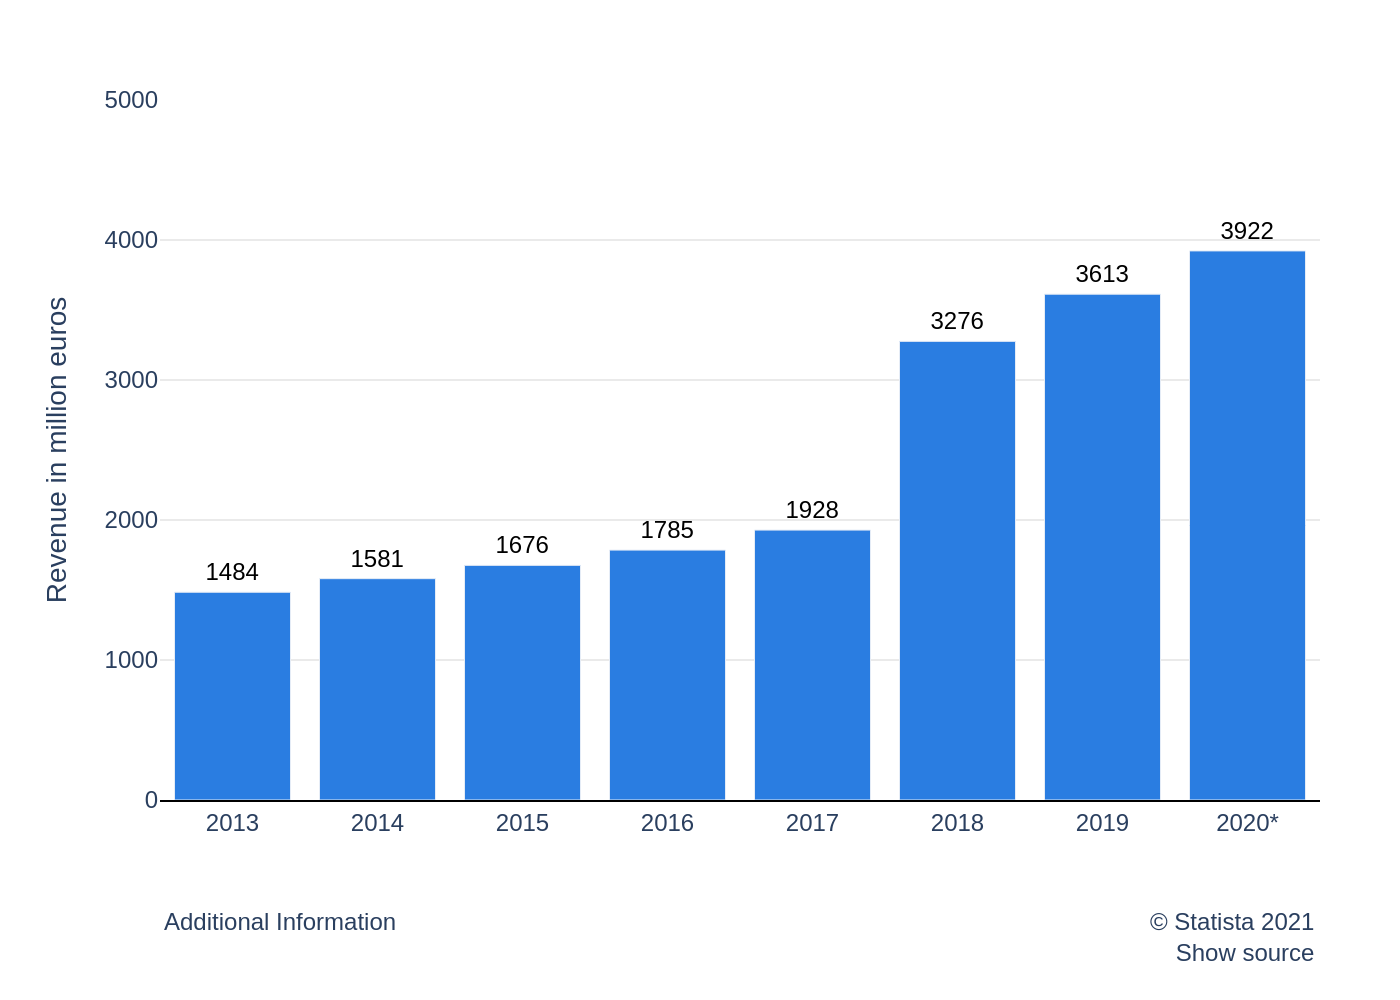

The script that drew this image:
import sys
import json
import pathlib
import plotly.graph_objects as go

# --- 1. Load data from JSON file ---
if len(sys.argv) != 2:
    print("Usage: python generate_chart.py <json_file_path>")
    sys.exit(1)

json_path = pathlib.Path(sys.argv[1])
if not json_path.is_file():
    print(f"Error: JSON file not found at '{json_path}'")
    sys.exit(1)

with open(json_path, 'r', encoding='utf-8') as f:
    chart_config = json.load(f)

# --- 2. Extract data and texts from the loaded JSON ---
chart_data = chart_config.get('chart_data', [])
texts = chart_config.get('texts', {})
colors = chart_config.get('colors', [])

x_values = [item['x'] for item in chart_data]
y_values = [item['y'] for item in chart_data]

# --- 3. Create the Plotly figure ---
fig = go.Figure()

# Add the bar trace
fig.add_trace(go.Bar(
    x=x_values,
    y=y_values,
    text=y_values,
    textposition='outside',
    textfont=dict(
        family="Arial",
        size=12,
        color='black'
    ),
    marker_color=colors[0] if colors else '#1f77b4',
    cliponaxis=False,
    hoverinfo='none'
))

# --- 4. Configure the layout ---
fig.update_layout(
    font=dict(
        family="Arial",
        size=12
    ),
    plot_bgcolor='white',
    paper_bgcolor='white',
    showlegend=False,
    margin=dict(l=80, r=40, t=50, b=100),
    xaxis=dict(
        title_text=texts.get('x_axis_title'),
        showgrid=False,
        showline=True,
        linecolor='black',
        tickfont=dict(size=12)
    ),
    yaxis=dict(
        title_text=texts.get('y_axis_title'),
        showgrid=True,
        gridcolor='#EAEAEA',
        gridwidth=1,
        showline=False,
        zeroline=False,
        range=[0, 5000],
        tickfont=dict(size=12)
    )
)

# --- 5. Add annotations for source/note texts ---
if texts.get("source_left"):
    fig.add_annotation(
        text=texts["source_left"],
        align='left',
        showarrow=False,
        xref='paper',
        yref='paper',
        x=0,
        y=-0.15,
        xanchor='left',
        yanchor='top'
    )

if texts.get("source_right"):
    fig.add_annotation(
        text=texts["source_right"],
        align='right',
        showarrow=False,
        xref='paper',
        yref='paper',
        x=1,
        y=-0.15,
        xanchor='right',
        yanchor='top'
    )

# --- 6. Output the chart as a PNG file ---
output_filename = json_path.with_suffix(".png").name
fig.write_image(output_filename, scale=2)

print(f"Chart saved as {output_filename}")
